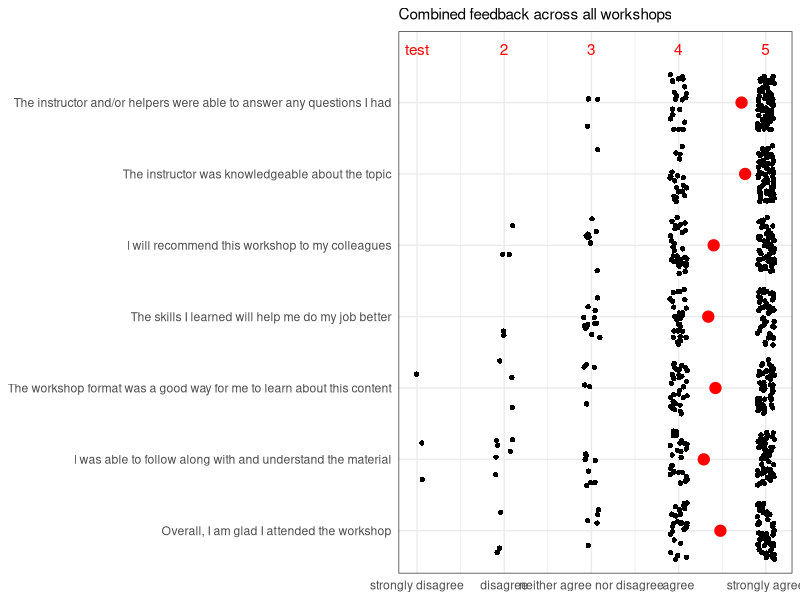
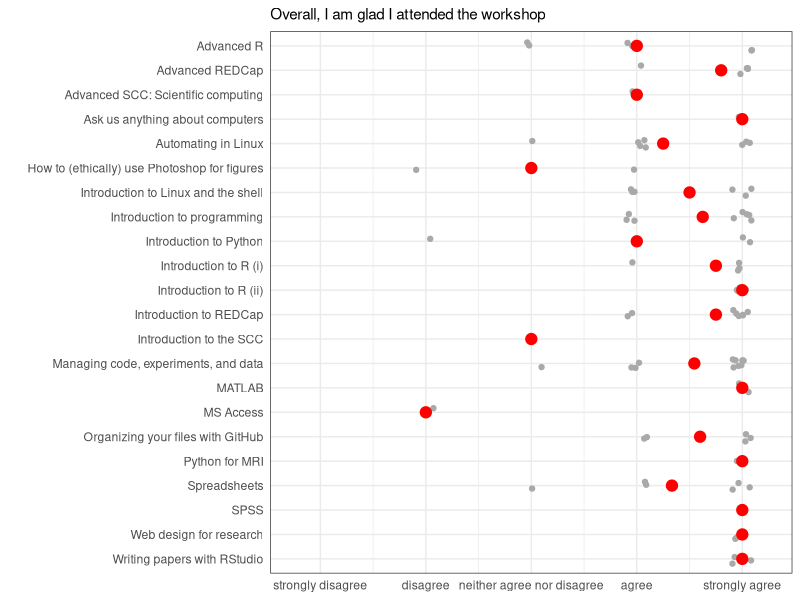
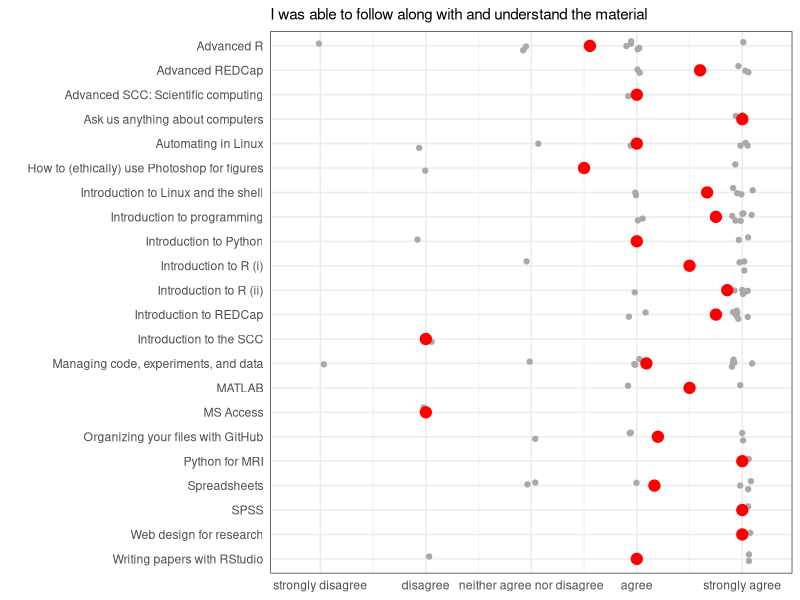
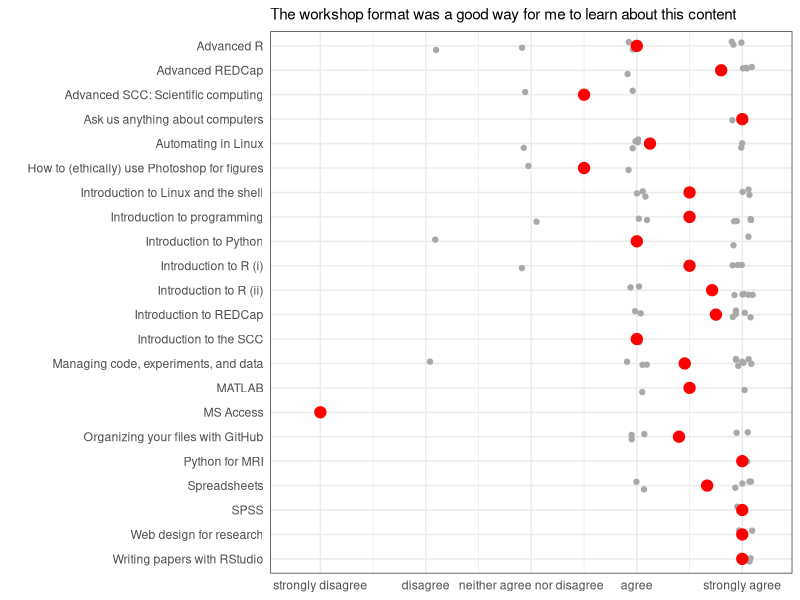
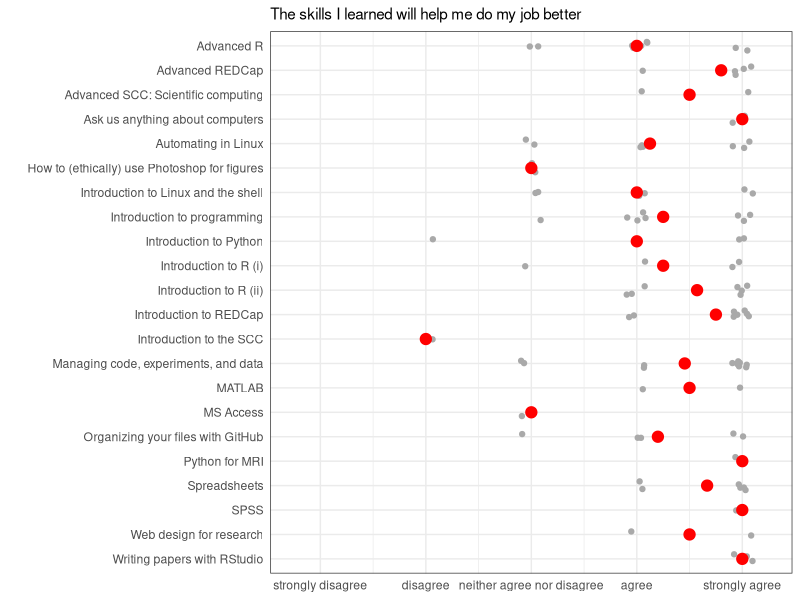
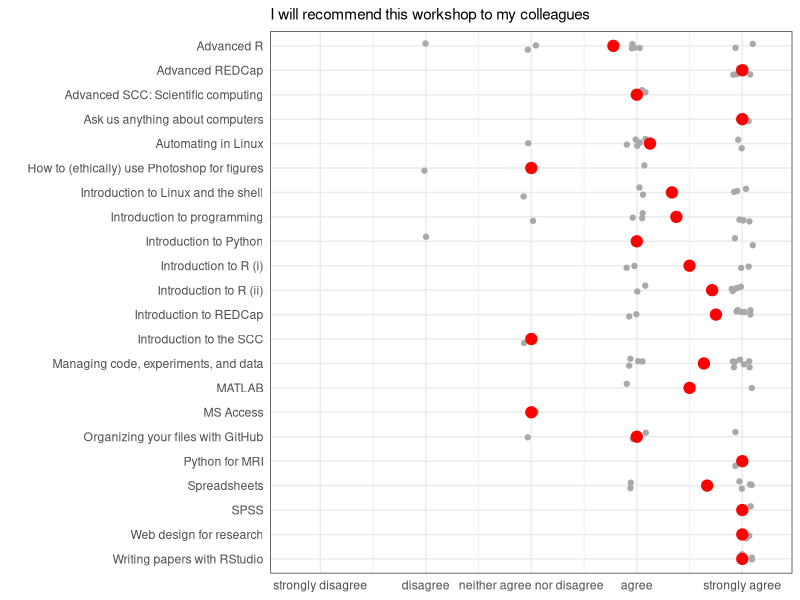
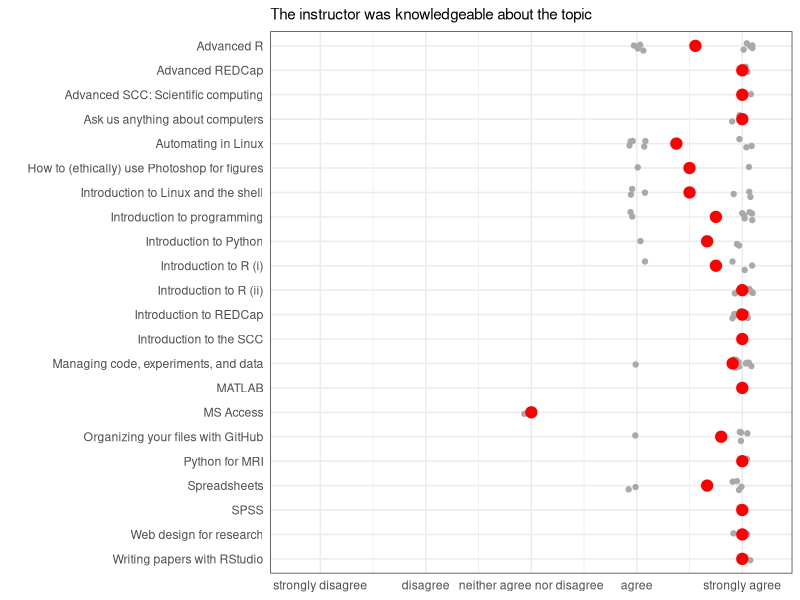
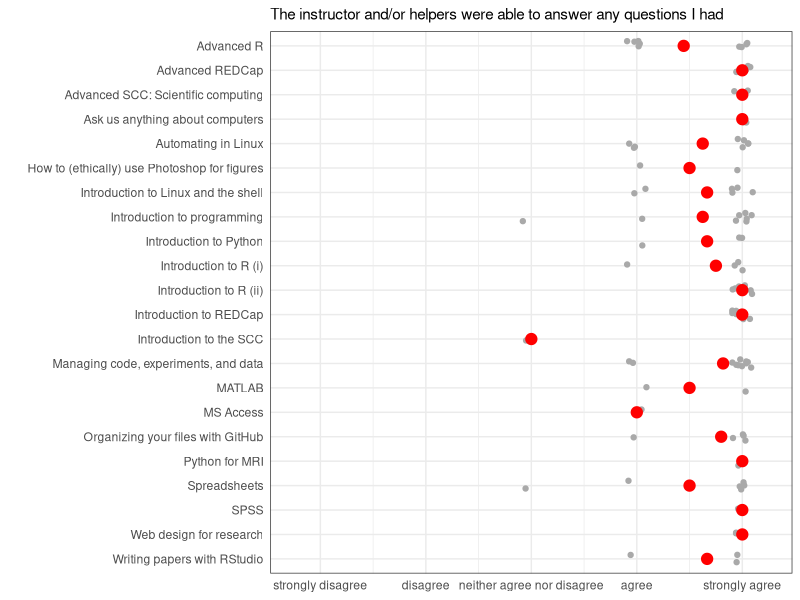

These figures' R source, in order:
## ---- chunk 1
#Load necessary packages
library(ggplot2)    
library(knitr)       
library(grid)       
library(reshape2)
## ---- chunk 2
# ADD SUMMARY OF NUMBER OF ATTENDEES, INSTRUCTORS, ETC
## ---- chunk 3
opts_chunk$set(fig.width=12)

# Read in data
feedback <- read.csv('SCWG_Workshop_Evaluation_2016-06-04.csv', header=TRUE, sep=",") 
## ---- chunk 4

##### Set up and clean dataframe

# Make a dataframe
feedback <- data.frame(feedback)  

# Assign workshop labels
feedback$workshop_may_17[feedback$workshop_may_17 == 1] <- "Ask us anything about computers" 
feedback$workshop_may_17[feedback$workshop_may_17 == 2] <- "Introduction to programming"  
feedback$workshop_may_17[feedback$workshop_may_17 == 3] <- "Introduction to Linux and the shell"
feedback$workshop_may_17[feedback$workshop_may_17 == 4] <- "Introduction to R (i)"  
feedback$workshop_may_18[feedback$workshop_may_18 == 1] <- "Managing code, experiments, and data"  
feedback$workshop_may_18[feedback$workshop_may_18 == 2] <- "Automating in Linux"
feedback$workshop_may_18[feedback$workshop_may_18 == 3] <- "Organizing your files with GitHub"
feedback$workshop_may_19[feedback$workshop_may_19 == 1] <- "Spreadsheets"
feedback$workshop_may_19[feedback$workshop_may_19 == 2] <- "SPSS"
feedback$workshop_may_19[feedback$workshop_may_19 == 3] <- "Web design for research"
feedback$workshop_may_19[feedback$workshop_may_19 == 4] <- "MS Access"
feedback$workshop_may_24[feedback$workshop_may_24 == 1] <- "Introduction to R (ii)"
feedback$workshop_may_24[feedback$workshop_may_24 == 2] <- "Advanced R"
feedback$workshop_may_24[feedback$workshop_may_24 == 3] <- "Introduction to REDCap"
feedback$workshop_may_25[feedback$workshop_may_25 == 1] <- "Introduction to Python"
feedback$workshop_may_25[feedback$workshop_may_25 == 2] <- "Introduction to the SCC"
feedback$workshop_may_25[feedback$workshop_may_25 == 3] <- "Advanced SCC: Scientific computing"
feedback$workshop_may_25[feedback$workshop_may_25 == 4] <- "MATLAB"
feedback$workshop_may_26[feedback$workshop_may_26 == 1] <- "Writing papers with RStudio"
feedback$workshop_may_26[feedback$workshop_may_26 == 2] <- "How to (ethically) use Photoshop for figures"
feedback$workshop_may_26[feedback$workshop_may_26 == 3] <- "Python for MRI"
feedback$workshop_may_26[feedback$workshop_may_26 == 4] <- "Advanced REDCap"
feedback$workshop_may_27[feedback$workshop_may_27 == 1] <- "SPSS"

# Remove test record
feedback <- feedback[feedback$comments != "test delete", ]  

# Remove incomplete records 
feedback <- feedback[feedback$scwg_workshop_evaluation_questionnaire_timestamp != "[not completed]", ]

# Remove record 73 as workshop is not indicated
feedback <- feedback[feedback$record_id != 73,] 

# Tidy up workshop names (collapse workshop names across days)
feedback <- cbind(feedback[1:4], "workshop_name" = as.character(na.omit(c(t(feedback[5:11])))), feedback[12:ncol(feedback)]) 

# Remove unnecessary columns 
feedback <- subset(feedback, select = -c(1:4, 32))  

# Sort dataframe alphabetically by workshop name
feedback <- feedback[order(feedback$workshop_name) , ]

# Add 'Research Coordinator' to 'job_title' variable for 5 participants
feedback[c(18,19, 33, 39, 67), 16]= 8

# Add 'Undergraduate Student' to 'job_title' variable for 7 participants
feedback[c(6, 26, 30, 34, 47, 71, 78), 16] = 10

# Assign labels to 'job_title'
feedback$job_title[feedback$job_title == 1] <- "Research Assistant"
feedback$job_title[feedback$job_title == 2] <- "Research Analyst"
feedback$job_title[feedback$job_title == 3] <- "Research Methods Specialist"
feedback$job_title[feedback$job_title == 4] <- "Graduate Student"
feedback$job_title[feedback$job_title == 5] <- "Post-doctoral Fellow"
feedback$job_title[feedback$job_title == 6] <- "Scientist"
feedback$job_title[feedback$job_title == 7] <- "Other"
feedback$job_title[feedback$job_title == 8] <- "Research Coordinator"
feedback$job_title[feedback$job_title == 9] <- "Manager"
feedback$job_title[feedback$job_title == 10] <- "Undergraduate Student"

# Change labelled 'job_title' into factor
feedback$job_title <- as.factor(feedback$job_title)

# Assign labels to 'job_description'
feedback$job_description[feedback$job_description == 1] <- "Administrative"
feedback$job_description[feedback$job_description == 2] <- "Clinical"
feedback$job_description[feedback$job_description == 3] <- "Computing"
feedback$job_description[feedback$job_description == 4] <- "Genetics"
feedback$job_description[feedback$job_description == 5] <- "Imaging"
feedback$job_description[feedback$job_description == 6] <- "IT"
feedback$job_description[feedback$job_description == 7] <- "Statistics"
feedback$job_description[feedback$job_description == 8] <- "Other"

# Change labelled 'job_description' into factor
feedback$job_description <- as.factor(feedback$job_description)

# Change 'job_comp_exper' into factor and assign levels and labels
feedback$job_comp_exper<- factor(feedback$job_comp_exper, 
levels = c(5:0), labels = c("5 or more years", "4 years", "3 years", "2 years", "1 year", "None"))

## ---- chunk 5

# Make a datafrom for plotting - reverse alphabetical
fb.plot <- feedback[order(feedback$workshop_name, decreasing = TRUE) , ]
fb.plot$workshop_name <- factor(fb.plot$workshop_name, levels = unique(fb.plot$workshop_name))
## ---- chunk 6

#### Plot 5pt Likert feedback items over loop of all workshops - combined

# make vector of plot titles
Plot_titles_1 <- c(
  'Overall, I am glad I attended the workshop',
  'I was able to follow along with and understand the material',
  'The workshop format was a good way for me to learn about this content',
  'The skills I learned will help me do my job better',
  'I will recommend this workshop to my colleagues',
  'The instructor was knowledgeable about the topic',
  'The instructor and/or helpers were able to answer any questions I had')

# make data into longform
fb.plot2 <- fb.plot[2:8]
row.names(fb.plot2) <- NULL
fb.plot2 <- melt(data = fb.plot2, measure.vars = names(fb.plot2[1:7]), variable.name = "Question", value.name = "Rating")

# set up plot
plot <- ggplot(fb.plot2, aes(x=Question, y=Rating))

# plot the mean
plot <- plot + stat_summary(fun.y=mean, geom="point", size=3.5, color = "red")

# set up jitter effect
plot <- plot + geom_jitter(shape=16, position=position_jitter(height = 0.1, width = 0.4))

# set axis range
plot <- plot + coord_cartesian(ylim = c(.75, 5.25))

# change axis labels
plot <- plot + scale_x_discrete(labels = Plot_titles_1) 

# make it prettier
plot <- plot + theme_bw() + 
  theme(plot.title = element_text(size=11), axis.ticks = element_blank(), axis.title.y = element_blank(), axis.title.x = element_blank()) + ggtitle("Combined feedback across all workshops") +
   scale_y_continuous(breaks = c(1,2,3,4,5), labels = c('strongly disagree', 'disagree', 'neither agree nor disagree', 'agree', 'strongly agree'))

# flip to horizontal orientation
plot <- plot + coord_flip() 

# labels dot counts
plot <- plot + annotate("text", y = 1:5, x= 7.75, label = c("test", "2", "3", "4", "5"), color = "red") + annotate("rect", xmin = 7, xmax = 8, ymin = 5, ymax = 5, alpha = .2)

print(plot)
## ---- chunk 7

#### Plot 5pt Likert feedback items over loop of all individual workshops

# make vector of plot titles
Plot_titles_1 <- c(
  'Overall, I am glad I attended the workshop',
  'I was able to follow along with and understand the material',
  'The workshop format was a good way for me to learn about this content',
  'The skills I learned will help me do my job better',
  'I will recommend this workshop to my colleagues',
  'The instructor was knowledgeable about the topic',
  'The instructor and/or helpers were able to answer any questions I had')

# initiate list
Plots_list_1 <- list()

# initiate title counter
ctr <- 1

# create for loop to make plots
for (i in names(feedback[2:8]))  {

# set up plot
plot <- ggplot(fb.plot, aes_string('workshop_name', i)) 

# set up jitter effect 
plot <- plot + geom_point(stat = 'identity', position = position_jitter(height = 0.1, width = 0.2), colour = 'dark grey')  

# plot the mean
plot <- plot + stat_summary(fun.y = "mean", colour = 'red', size = 3.5, geom = 'point') +
  
# write title
  ggtitle(Plot_titles_1[ctr]) + 
  
# make it prettier
  theme_bw() + 
  scale_x_discrete(name='') + 
  theme(plot.title = element_text(size=11), axis.ticks = element_blank(), axis.title.x = element_blank()) + scale_y_continuous(breaks = c(1,2,3,4,5), labels = c('strongly disagree', 'disagree', 'neither agree nor disagree', 'agree', 'strongly agree'), limits = c(.75,5.25))

# flip to horizontal orientation
plot <- plot + coord_flip() 

# store in list
Plots_list_1[[i]] <- plot 

ctr <- ctr + 1
}

print(Plots_list_1[[1]])
print(Plots_list_1[[2]])
print(Plots_list_1[[3]])
print(Plots_list_1[[4]])
print(Plots_list_1[[5]])
print(Plots_list_1[[6]])
print(Plots_list_1[[7]])
## ---- chunk 8

#### Plot 3pt Likert feedback items over loop of all workshops - combined

# make vector of plot titles
Plot_titles_2 <- c(
  'Amount of content',
  'Difficulty of content',
  'Pace of instruction',
  'Amount of time for workshop',
  'Amount of time on exercises / examples')

# make data into longform
fb.plot3 <- fb.plot[9:13]
row.names(fb.plot3) <- NULL
fb.plot3 <- melt(data = fb.plot3, measure.vars = names(fb.plot3[1:5]), variable.name = "Question", value.name = "Rating")

# set up plot
plot <- ggplot(fb.plot3, aes(x=Question, y=Rating))

# plot the mean
plot <- plot + stat_summary(fun.y=mean, geom="point", size=3.5, color = "red")

# set up jitter effect
plot <- plot + geom_jitter(shape=16, position=position_jitter(height = 0.1, width = 0.4))

# set axis range
plot <- plot + coord_cartesian(ylim = c(.75, 5.25))

# change axis labels
plot <- plot + scale_x_discrete(labels = Plot_titles_2) 

# make it prettier
plot <- plot + theme_bw() + 
  theme(plot.title = element_text(size=11), axis.ticks = element_blank(), axis.title.y = element_blank(), axis.title.x = element_blank()) + ggtitle("Combined feedback across all workshops") + scale_y_continuous(breaks = c(-1,0,1), labels = c('not enough', 'just right', 'too much'))

# flip to horizontal orientation
plot <- plot + coord_flip() 

print(plot)
## ---- chunk 9

#### Plot 3pt Likert feedback items over loop of all individual workshops

# make vector of plot titles
Plot_titles_2 <- c(
  'Amount of content',
  'Difficulty of content',
  'Pace of instruction',
  'Amount of time for workshop',
  'Amount of time on exercises / examples')

# initiate list
Plots_list_2 <- list()

# initiate title counter
ctr <- 1

# create for loop to make plots
for (i in names(feedback[9:13]))  {

# set up plot
plot <- ggplot(fb.plot, aes_string('workshop_name', i)) 

# set up jitter effect 
plot <- plot + geom_point(stat = 'identity', position = position_jitter(height = 0.1, width = 0.2), colour = 'dark grey')  

# plot the mean
plot <- plot + stat_summary(fun.y = "mean", colour = 'red', size = 3.5, geom = 'point')

# set axis range
plot <- plot + scale_y_continuous(limits = c(-1.25, 1.25)) +
  
# write title
  ggtitle(Plot_titles_2[ctr]) + 
  
# make it prettier
  theme_bw() + 
  scale_x_discrete(name='') + 
  theme(plot.title = element_text(size=11), 
        axis.ticks = element_blank(), 
        axis.title.x = element_blank()) + 
   scale_y_continuous(breaks = c(-1,0,1), labels = c('not enough', 'just right', 'too much'))

# flip to horizontal orientation
plot <- plot + coord_flip() 

# store in list
Plots_list_2[[i]] <- plot 

ctr <- ctr + 1
}

print(Plots_list_2[[1]])
print(Plots_list_2[[2]])
print(Plots_list_2[[3]])
print(Plots_list_2[[4]])
print(Plots_list_2[[5]])
## ---- chunk 10

# working on cleaning up the comments - will delete blank cells, change formatting, and make dimensions to table consistent, and try to figure out what's going wrong in some places...
# including in case anyone has comments on how this information can be better displayed

for (i in levels(feedback$workshop_name)) {
  workshop_feedback = subset(feedback, workshop_name == i)
  comments = workshop_feedback[,c("best", "improve", "comments")]
  comments[,] = apply(comments, 1, function(x) as.character(gsub('\\s+', ' ', x)))
  comments[comments == ""] <- NA
  comments[comments == " "] <- NA
  comments = comments[!apply(is.na(comments), 1, all), ] # remove rows that aren't all NA
  comments[is.na(comments)] = "--"
  cat(paste("\n##", i,'\n'))
  print(kable(comments, caption=i, row.names=F, format="markdown"))  
}
## ---- chunk 11

# Reorder levels of 'job_title' to display in increasing frequency on plot
feedback$job_title <- factor(feedback$job_title, levels = names(sort(table(feedback$job_title), decreasing = TRUE)))

# make a histogram of 'job_title'
plot <- ggplot(feedback[!is.na(feedback$job_title),], aes(job_title)) + geom_bar(fill = 'light grey') +
  geom_text(aes(label = paste0(format(100* ..count../sum(..count..), digits = 2), '%'), hjust = 1.25, colour = 'red', y = ..count..), stat = 'count') +
  theme_bw() +
  ggtitle('Job title') + 
  theme(plot.title = element_text(size=11), axis.ticks = element_blank(), legend.position = 'none') +
  coord_flip() +
  scale_y_continuous(name = '') +
  scale_x_discrete(name = '')
plot
## ---- chunk 12

# Reorder levels of 'job_description' to display in increasing frequency on plot
feedback$job_description <- factor(feedback$job_description, levels = names(sort(table(feedback$job_description), decreasing = TRUE)))

# make a histogram of 'job_description'
plot <- ggplot(feedback[!is.na(feedback$job_description),], aes(job_description)) + geom_bar(fill = 'light grey') +
  geom_text(aes(label = paste0(format(100* ..count../sum(..count..), digits = 2), '%'), hjust = 1.25, colour = 'red', y = ..count..), stat = 'count') +
  theme_bw() +
  ggtitle('Research focus') + 
  theme(plot.title = element_text(size=11), axis.ticks = element_blank(), legend.position = 'none') +
  coord_flip() +
  scale_y_continuous(name = '') +
  scale_x_discrete(name = '')
plot
## ---- chunk 13

# make a histogram of 'job_comp_exper'
plot <- ggplot(feedback[!is.na(feedback$job_comp_exper),], aes(job_comp_exper)) + geom_bar(fill = 'light grey') +
  geom_text(aes(label = paste0(format(100* ..count../sum(..count..), digits = 2), '%'), hjust = 1.25, colour = 'red', y = ..count..), stat = 'count') +
  theme_bw() +
  ggtitle('Scientific computing experience') + 
  theme(plot.title = element_text(size=11), axis.ticks = element_blank(), legend.position = 'none') +
  coord_flip() +
  scale_y_continuous(name = '') +
  scale_x_discrete(name = '')

plot
